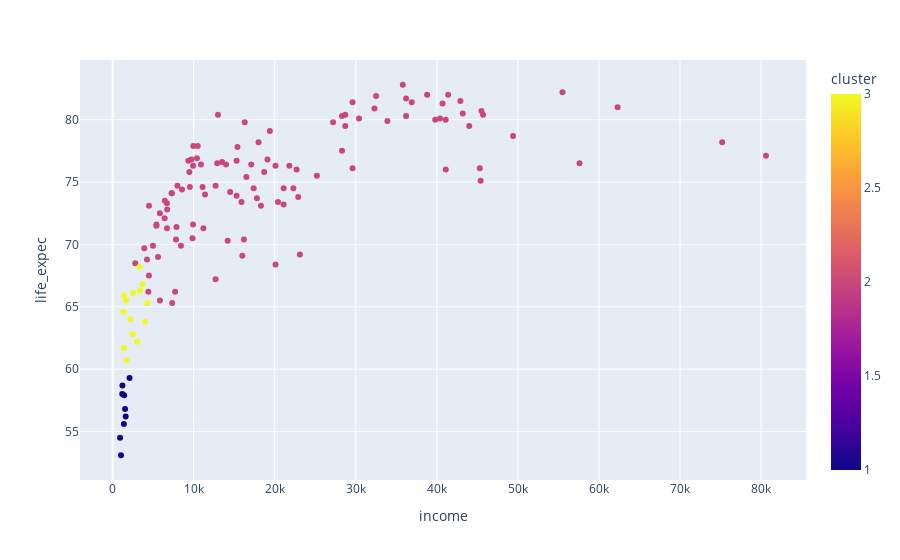

Source (notebook cell):
### Code cell
fig = px.scatter(df, x="income", y="life_expec",
                 color='cluster')
  
fig.show()

### Figure 1 — Plotly figure (JSON) as saved in the notebook; plotly's stock layout.template omitted (floating-point values rounded to 4 significant figures; data arrays with more than 128 entries replaced by an {"elided": "..."} marker saying what was removed)
{"data": [{"hovertemplate": "income=%{x}<br>life_expec=%{y}<br>cluster=%{marker.color}<extra></extra>", "legendgroup": "", "marker": {"color": {"elided": "133 int values"}, "coloraxis": "coloraxis", "symbol": "circle"}, "mode": "markers", "name": "", "orientation": "v", "showlegend": false, "type": "scatter", "x": {"elided": "133 int values"}, "xaxis": "x", "y": {"elided": "133 float values"}, "yaxis": "y"}], "layout": {"coloraxis": {"colorbar": {"title": {"text": "cluster"}}, "colorscale": [[0, "#0d0887"], [0.1111, "#46039f"], [0.2222, "#7201a8"], [0.3333, "#9c179e"], [0.4444, "#bd3786"], [0.5556, "#d8576b"], [0.6667, "#ed7953"], [0.7778, "#fb9f3a"], [0.8889, "#fdca26"], [1, "#f0f921"]]}, "legend": {"tracegroupgap": 0}, "margin": {"t": 60}, "xaxis": {"anchor": "y", "domain": [0, 1], "title": {"text": "income"}}, "yaxis": {"anchor": "x", "domain": [0, 1], "title": {"text": "life_expec"}}}}
